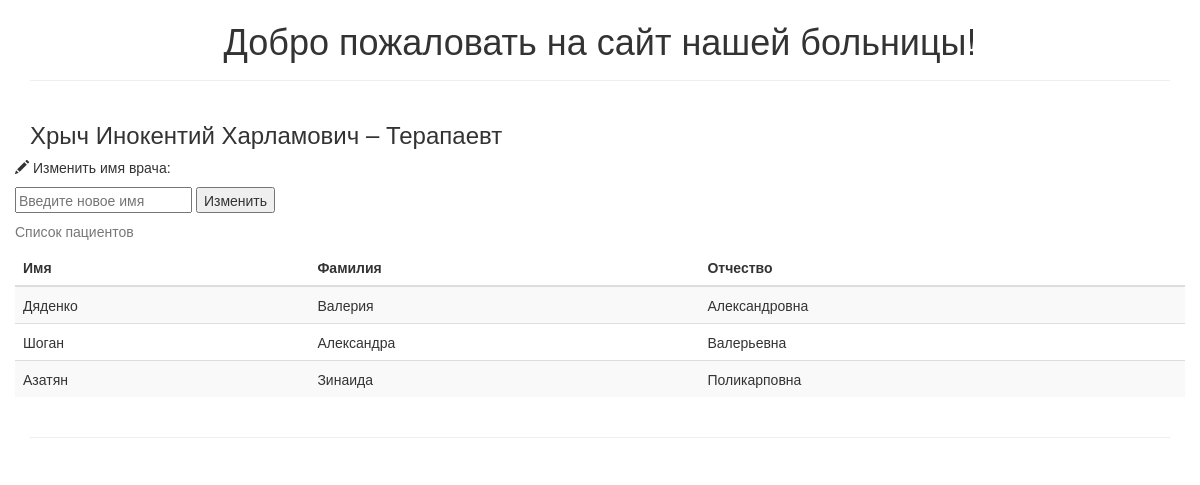
Screenshot of /doctor/1 with the database file from the repository.
### tables this page shows
CREATE TABLE IF NOT EXISTS `doctors` (
  `id` int(255) NOT NULL,
  `doc_position` varchar(50) NOT NULL,
  `first_name` varchar(50) NOT NULL,
  `last_name` varchar(50) NOT NULL,
  `patronymic` varchar(50) NOT NULL
);

CREATE TABLE IF NOT EXISTS `doctors_patients` (
  `id` int(255) NOT NULL,
  `doctor_id` int(255) NOT NULL,
  `patient_id` int(255) NOT NULL
);

CREATE TABLE IF NOT EXISTS `patients` (
  `id` int(255) NOT NULL,
  `first_name` varchar(50) NOT NULL,
  `last_name` varchar(50) NOT NULL,
  `patronymic` varchar(50) NOT NULL,
  `birthday` date NOT NULL
);

### config/routes.php (called while the page is built)
<?php
	return array(
		 'doctor/([0-9]+)'         => 'doctor/view/$1',
		 'doctor/update/([0-9]+)'  => 'doctor/update/$1',
		 'patient/([0-9]+)'        => 'patient/view/$1',
		 'patient/update/([0-9]+)' => 'patient/update/$1',
		 ''                        => 'index/view',
	);

### index.php (called while the page is built, shortened)
<?php
	require_once(ROOT . '/components/router.php');
	$router = new Router();
	$router->run();

### models/doctors.php (called while the page is built, shortened)
<?php
	class Doctors
	{
		public static function getPatients($id)
		{
			$id = intval($id);
			if ($id) {
				$db = Db::getConnection();
				$sql = '
					SELECT *
					FROM doctors
					WHERE doctors.id =' . $id;
				$result = $db->query($sql);
				$result->setFetchMode(PDO::FETCH_ASSOC);
				$doctorItem = $result->fetch();
				$sql = '
					SELECT *
					FROM patients
					LEFT JOIN doctors_patients
					ON patients.id = doctors_patients.patient_id
					WHERE doctors_patients.doctor_id=' . $id;
				$result = $db->query($sql);
				$result->setFetchMode(PDO::FETCH_ASSOC);
				$i = 0;
				while ($row = $result->fetch()) {
					$patientsList[$i]['id'] = $row['id'];
					$patientsList[$i]['first_name'] = $row['first_name'];
					$patientsList[$i]['last_name'] = $row['last_name'];
					$patientsList[$i]['patronymic'] = $row['patronymic'];
					$i++;
				}
			}
			return array($doctorItem, $patientsList);
		}
	}

### views/doctor.php (the view, shortened to what this page needs)
<!DOCTYPE html>
<head>
	<link rel="stylesheet" type="text/css" href="/template/css/bootstrap.min.css">
</head>
<body>
<?php include_once ROOT . '/views/header.php' ?>
<section class="content">
	<div class="container">
		<div class="row">
			<div class="col-md-12"><h3>
					<?= $doctorsData[0]['last_name'] ?> <?= $doctorsData[0]['first_name'] ?> <?= $doctorsData[0]['patronymic'] ?>
					&#150; <?= $doctorsData[0]['doc_position'] ?></h3>
			</div>
			<div>
				<form method="post" action="/doctor/update/<?= $doctorsData[0]['id'] ?>">
					<p>
						<span class="glyphicon glyphicon-pencil" aria-hidden="true"></span>
						Изменить имя врача:
					</p>
					<input type="text" placeholder="Введите новое имя" name="name" id="name">
					<input type="submit" id="submit" name="submit" value="Изменить">
				</form>
			</div>
		</div>
		<div class="row">
			<div class="col-md-16">
				<table class="table table-striped table-hover">
					<caption>Список пациентов</caption>
					<thead>
					<tr>
						<th>Имя</th>
						<th>Фамилия</th>
						<th>Отчество</th>
					</tr>
					</thead>
					<tbody>
					<?php foreach ($doctorsData[1] as $doctorItem) : ?>
						<tr>
							<td><?php echo $doctorItem['last_name']; ?></td>
							<td><?php echo $doctorItem['first_name']; ?></td>
							<td><?php echo $doctorItem['patronymic']; ?></td>
						</tr>
					<?php endforeach; ?>
					</tbody>
				</table>
			</div>
		</div>
		<hr>
	</div>
</section>
</body>
</html>

### components/router.php (shortened to what this page needs)
<?php
	class Router
	{
		private $routes = [];
		public function __construct()
		{
			$routesPath = ROOT . '/config/routes.php';
			$this->routes = include($routesPath);
		}
		private function getURI()
		{
			if (!empty($_SERVER["REQUEST_URI"])) {
				return trim($_SERVER["REQUEST_URI"], "/");
			}
		}
		public function run()
		{
			$uri = $this->getURI();
			foreach ($this->routes as $uriPattern => $path) {
				if (preg_match("~$uriPattern~", $uri)) {
					$internationalRoute = preg_replace("~$uriPattern~", $path, $uri);
					$segments = explode("/", $internationalRoute);
					$controllerName = array_shift($segments) . 'Controller';
					$actionName = "action" . ucfirst(array_shift($segments));
					$parameters = $segments;
					$controllerObject = new $controllerName;
					$result = call_user_func_array(array($controllerObject, $actionName), $parameters);
					if ($result != NULL) {
						break;
					} else echo '404';
				}
			}
		}
	}

### views/header.php
<header>
	<div class="container">
		<div class="row">
			<div class="col-md-12">
				<h1 class="text-center">Добро пожаловать на сайт нашей больницы!</h1>
				<hr>
			</div>
		</div>
	</div>
</header>

### rows the page displays
doctors: last_name "Хрыч", first_name "Инокентий", patronymic "Харламович", doc_position "Терапаевт"
doctors_patients: patient.last_name "Дяденко", patient.first_name "Валерия", patient.patronymic "Александровна"
doctors_patients: patient.last_name "Шоган", patient.first_name "Александра", patient.patronymic "Валерьевна"
doctors_patients: patient.last_name "Азатян", patient.first_name "Зинаида", patient.patronymic "Поликарповна"
